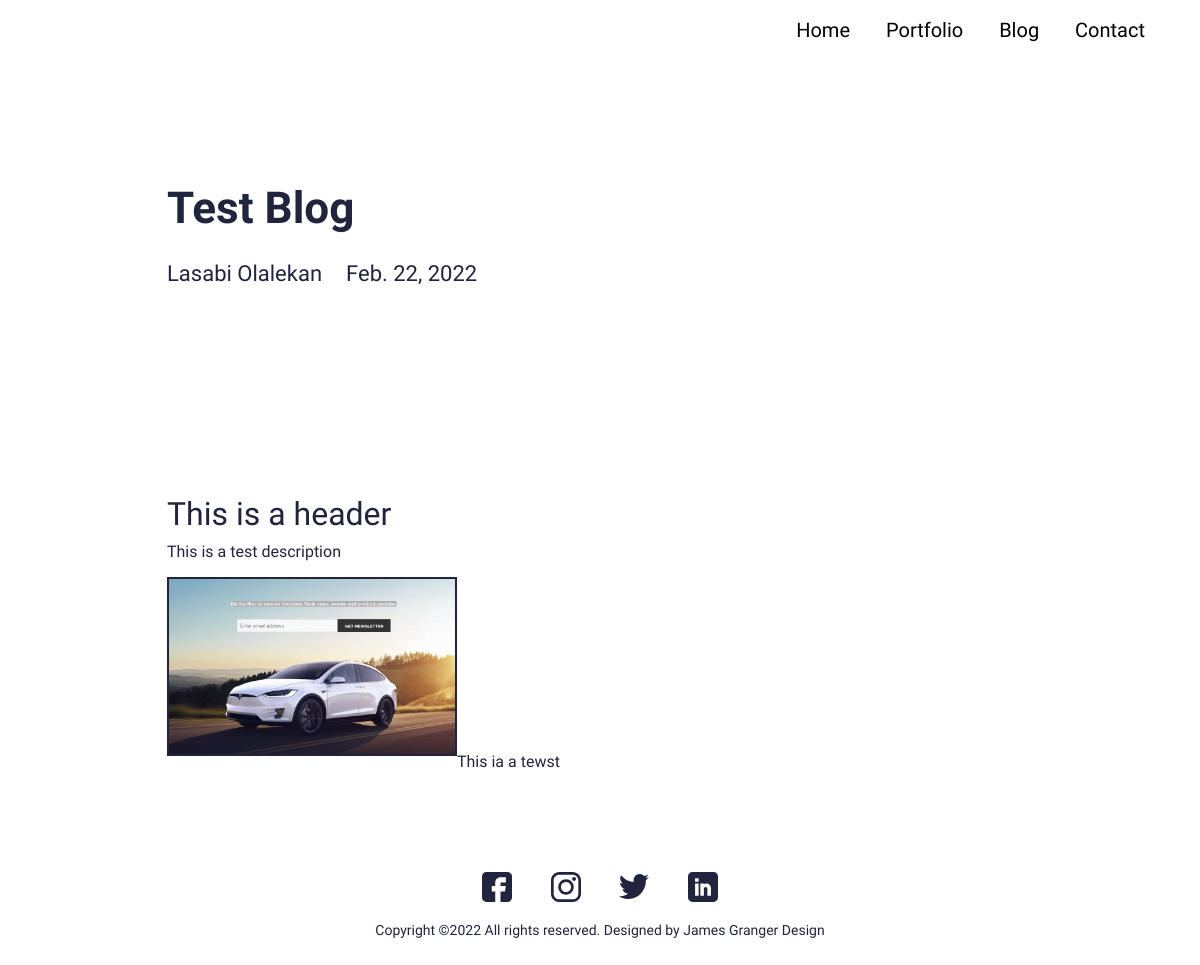
The page /blog/test-blog/ on the database as committed earlier.
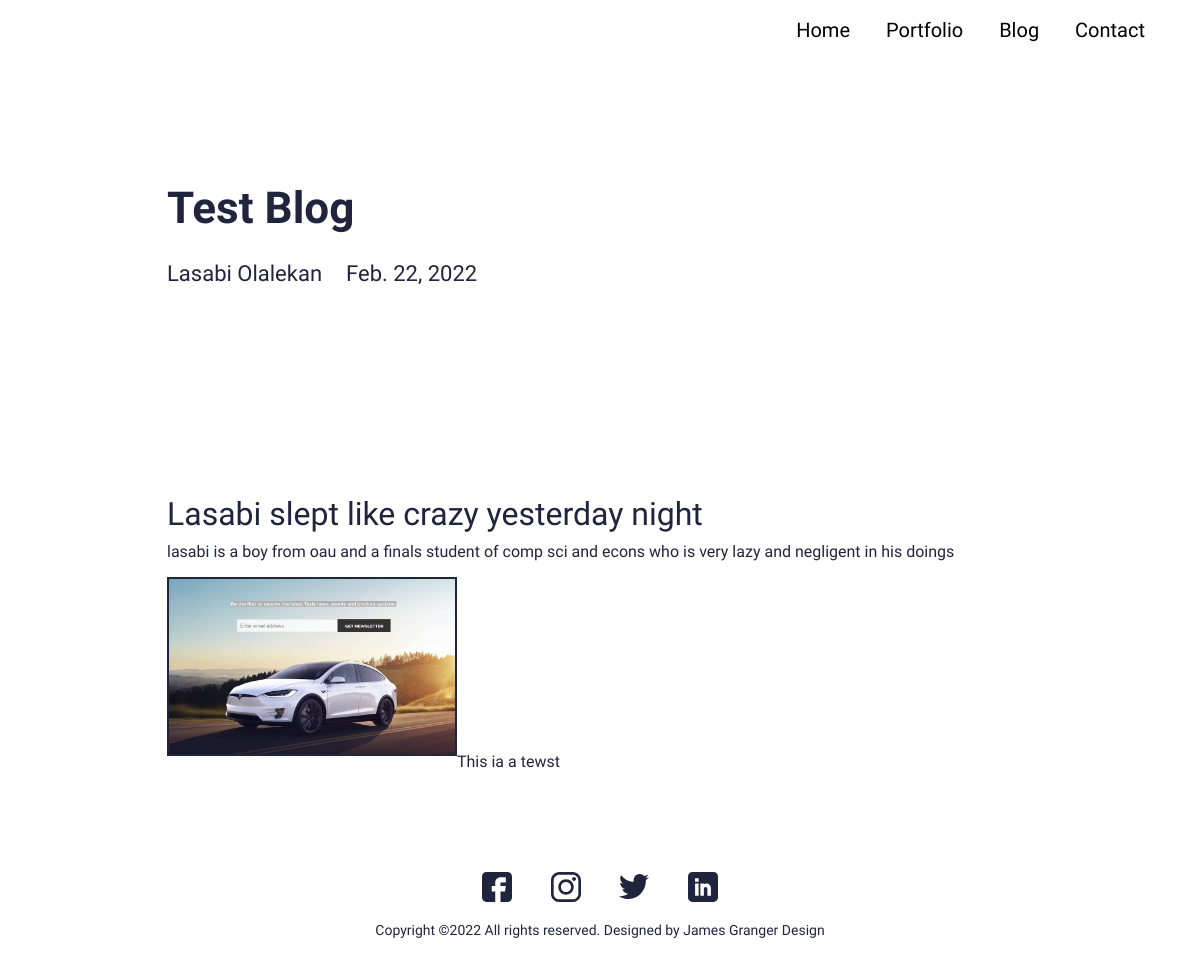
The same page on the database as committed later.
### main/models.py (models this page shows, shortened)
class Blog(models.Model):
    class Meta:
        verbose_name_plural = "Blogs"
        verbose_name = "Blog"
        ordering = ["timestamp"]
    timestamp = models.DateTimeField(auto_now_add=True)
    author = models.CharField(max_length=200, blank=True, null=True)
    name = models.CharField(max_length=200,blank=True, null=True)
    description = models.CharField(max_length=500,  null=True, blank=True)
    body = RichTextField(blank=True, null=True)
    slug = models.SlugField(blank=True, null=True)
    image = models.ImageField(blank=True, null=True, upload_to="blogs")
    is_active = models.BooleanField(default = True)

### main/views.py (the view)
# urls.py: path('blog/<slug:slug>/', views.BlogDetailView.as_view(), name="blog-detail")
class BlogDetailView(generic.DetailView):
    model = Blog
    template_name= "main/blog-detail.html"

### resume/context_processors.py (called while the page is built)
def project_context(request):
    context = {
        'me':User.objects.first()
    }
    return context

### main/templates/main/blog-detail.html (shortened to what this page needs)
{% extends 'main/base.html'%}
{% load static %}
    {% block content %}
    <section>
      <div class="innerPageBannerCol">
        <div class="container">
          <div class="row g-4 g-md-3  align-items-center">
            <div class="col-md-6">
              <div class="bannerContent">
                <h1 class="xlTitle pb-md-3">{{object.name| title}}</h1>
              </div>
            </div>
          </div>
          <div class="row">
            <div class="col-md-auto">
              <div class="authorCol">
                <h4 class="smTitle pb-3">{{object.author|title}}</h4>
              </div>
            </div>
            <div class="col-md">
              <h4 class="smTitle pb-3">{{object.timestamp.date}}</h4>
            </div>
          </div>
        </div>
      </div>
    </section>
    <section>
      <div class="sectionSpaceSm">
        <div class="container">
          {{object.body|safe}}
        </div>
      </div>
    </section>
{% endblock %}

### main/templates/main/base.html (shortened to what this page needs)
{%load static%}
<!doctype html>
<html lang="en">
  <head>
    <link href="{% static 'css/bootstrap.min.css' %}" rel="stylesheet">
    <link rel="stylesheet" href="https://unpkg.com/swiper@7.0.5/swiper-bundle.min.css">
    <link href="{% static 'css/style.css'%}" rel="stylesheet">
  </head>
  <body>
    {% include 'main/partial/nav.html'%}
    {% block content %}{% endblock %}
    {% include 'main/partial/footer.html'%}
  </body>
</html>

### main/templates/main/partial/nav.html (shortened to what this page needs)
{% load static %}
    <header>
        <div class="headerCol">
          <div class="container-fluid">
            <div class="row align-items-center">
              <div class="col">
                <div class="navCollapseCol">
                  <div class="navCol">
                    <ul>
                      <li><a href="{% url 'main:home'%}">Home</a></li>
                      <li><a href="{% url 'main:portfolio'%}">Portfolio</a></li>
                      <li><a href="{% url 'main:blog'%}">Blog</a></li>
                      <li><a href="{% url 'main:contact'%}">Contact</a></li>
                    </ul>
                  </div>
                </div>
              </div>
            </div>
          </div>
        </div>
      </header>

### main/templates/main/partial/footer.html
{% load static %}
    <footer>
        <div class="footerCol">
          <div class="container">
            <ul class="socialCol">
              <li><a href="javascript:void(0)"><img src="{% static 'images/fb.svg' %}" alt="..."></a></li>
              <li><a href="javascript:void(0)"><img src="{% static 'images/insta.svg' %}" alt="..."></a></li>
              <li><a href="javascript:void(0)"><img src="{% static 'images/twitter.svg' %}" alt="..."></a></li>
              <li><a href="javascript:void(0)"><img src="{% static 'images/linkedin.svg' %}" alt="..."></a></li>
            </ul>
            <div class="copyrightCol">
              <p>Copyright ©{% now 'Y'%} All rights reserved. Designed by <a href="https://jamesgrangerdesign.co.uk/" target="_blank">James Granger Design</a></p>
            </div>
          </div>
        </div>
      </footer>

### static/css/style.css (style rules this page uses)
:root { --primaryColor: #9C07B6; --primaryDarkColor: #3D0048; --primaryHoverColor: #900AA8; --secondaryColor: #F9B000; --baseColor: #21243D; --baseFont: 'Heebo', sans-serif; --titleFont: 'Courier Prime', monospace; --regular: 400; --medium: 500; --bold: 700; --black: 900; --lightBg: #F1F1F1; }
html { scroll-behavior: smooth; }
body { font-family: var(--baseFont); color: var(--baseColor); line-height: normal; }
ul { margin: 0; padding: 0; list-style-type: none; }
img { max-width: 100%; }
a { color: inherit; }
a, .btn { -webkit-transition: all 300ms ease-in-out 0s; -o-transition: all 300ms ease-in-out 0s; transition: all 300ms ease-in-out 0s; text-decoration: none; }
.xlTitle { font-size: 44px; line-height: 1.3; font-weight: var(--bold); font-family: var(--titleFont) }
.smTitle { font-size: 22px; line-height: normal; font-weight: var(--regular); font-family: var(--titleFont) }
.headerCol { background-color: var(--bs-white); padding: 18px 0; -webkit-transition: all 300ms ease-in-out 0s; -o-transition: all 300ms ease-in-out 0s; transition: all 300ms ease-in-out 0s; position: fixed; z-index: 99; left: 0; right: 0; top: 0; }
.navCol { text-align: right; }
.navCol a { font-size: 20px; color: #000; font-weight: var(--medium); display: inline-block; position: relative; }
.navCol a::before { content: ""; position: absolute; left: 50%; right: 50%; bottom: 0; height: 2px; border-radius: 2px; background-color: var(--primaryColor); -webkit-transition: all 500ms ease-in-out 0s; -o-transition: all 500ms ease-in-out 0s; transition: all 500ms ease-in-out 0s; opacity: 0; }
.navCol li { display: inline-block; }
.navCol li + li { padding-left: 32px; }
.sectionSpaceSm { padding: 35px 0; }
.footerCol { padding: 50px 0; text-align: center; }
.socialCol li { display: inline-block; }
.socialCol li + li { padding-left: 35px; }
.socialCol img { max-width: 30px; max-height: 30px; -o-object-fit: contain; object-fit: contain; }
.copyrightCol { padding: 20px 0 0; font-size: 14px; }
.copyrightCol p { margin: 0; }
.innerPageBannerCol { padding: 180px 0 150px; }
@media (min-width:992px) { .container, .container-lg, .container-md, .container-sm, .container-xl, .container-xxl { max-width: 890px; } }
@media (min-width:992px) { .headerCol .container-fluid { padding-left: 30px; padding-right: 30px; } }
@media (min-width:1200px) { .headerCol .container-fluid { padding-left: 55px; padding-right: 55px; } }

Rows that differ between the two databases and show on the page:
changed Blog "Test Blog": body "This is a header This is a test description This ia a tewst" → "Lasabi slept like crazy yesterday night lasabi is a boy from oau and a finals student of comp sci and econs who is very lazy and negligent in his doings This ia a tewst"
